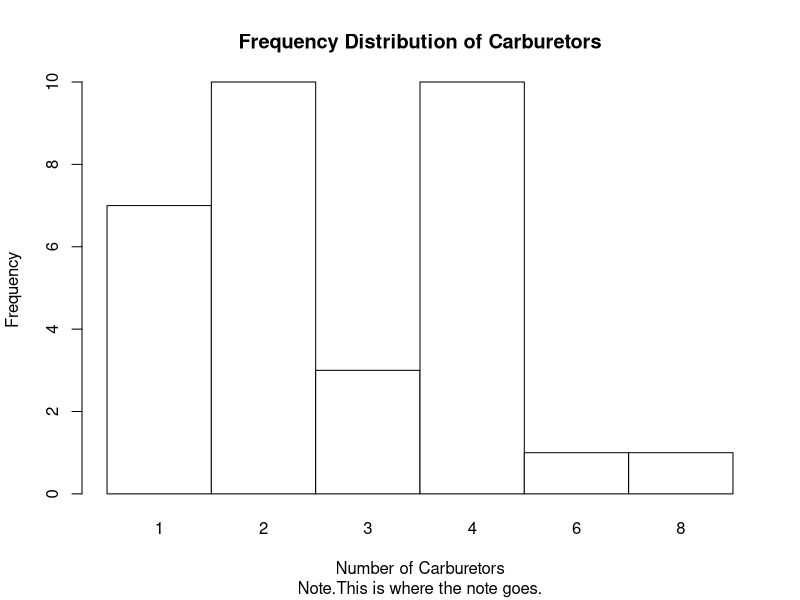
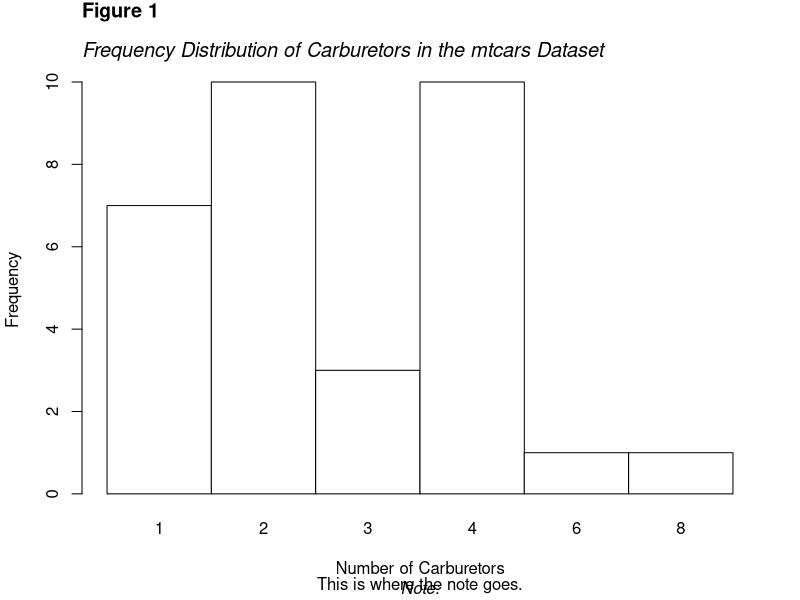

Recreate these plots in R, in order. (Note: this script raises an error after producing the figures.)
DataForPlot = mtcars



barplot(table(mtcars$carb),
        space = 0,
        col = 0,
        main = "Frequency Distribution of Carburetors",
        sub = "Note.This is where the note goes.",
        #ylim = c(0,max(mtcars$carb)),
        ylab = "Frequency",
        xlab = "Number of Carburetors"
       )

# Frequency distribution of carburetors in the mtcars dataset

barplot(table(mtcars$carb), # table() will give you frequencies.
        space = 0, # No spaces will make this a histogram.
        col = 0, # No fill for APA style.
        ylab = "Frequency",
        xlab = "Number of Carburetors",
        main = "", # Prevent a middle justified title; we'll add it with title()
        )  

# Add left-justified multi-line title with italics on the second line
title(main = expression(bold("Figure 1")),
                        adj = 0,    # 0 = left justified
                        line = 3.5  # Adjust vertical positioning if needed
      )

title(main = expression(italic("Frequency Distribution of Carburetors in the mtcars Dataset")),
      adj = 0,          # 0 = left justified
      line = 1.5,     # Adjust vertical positioning if needed
                        )

title(sub = expression(italic("Note:"),
      adj = 0)
      )
      

title(sub = expression("This is where the note goes.",
      adj = .05)
      )


# Alternative using paste() + bquote() if you prefer non-expression approach:
title(main = bquote("Frequency Distribution of Carburetors" ~ .(italic("Note: This is where the note goes."))),
      adj = 0)


##############################################

# Create the barplot (histogram-like)
bp = barplot(table(mtcars$carb),
            space = 0,          # Makes it look more like a histogram
            col = "white",     # Light gray fill (or "white" for no fill)
            ylab = "Frequency",
            xlab = "Number of Carburetors",
            cex.lab = 1.3,
            main = "",          # Leave empty - we'll add it manually
            cex.names = 1,    # Optional: slightly larger x-axis labels
            cex.axis = 1,
            mgp = c(2.2, 0.6, 0))

# Add left-justified figure title (bold "Figure 1")
title(main = expression(bold("Figure 1")),
      adj = 0,      # 0 = left justified
      line = 3.5)

# Add left-justified italic caption/title
title(main = expression(italic("Frequency Distribution of Carburetors in the mtcars Dataset")),
      adj = 0,
      line = 1.8)

# === LEFT-JUSTIFIED NOTE (best method for APA) ===
mtext(expression(paste(italic("Note."), " This is where the note goes. Additional text can continue here as needed.")),
      side = 1,          # bottom
      line = 3.8,        # distance below x-axis (adjust as needed)
      adj = 0,           # 0 = left justified
      cex = 1)         # slightly smaller text for notes
